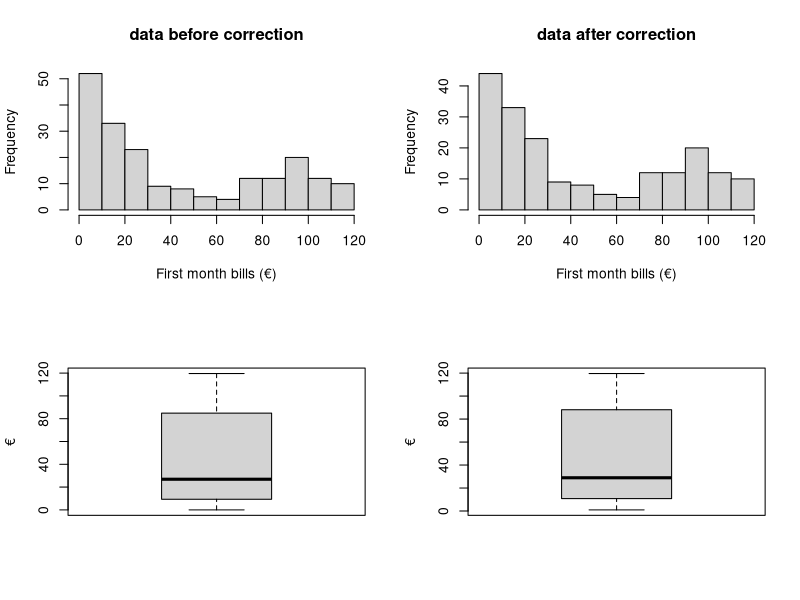
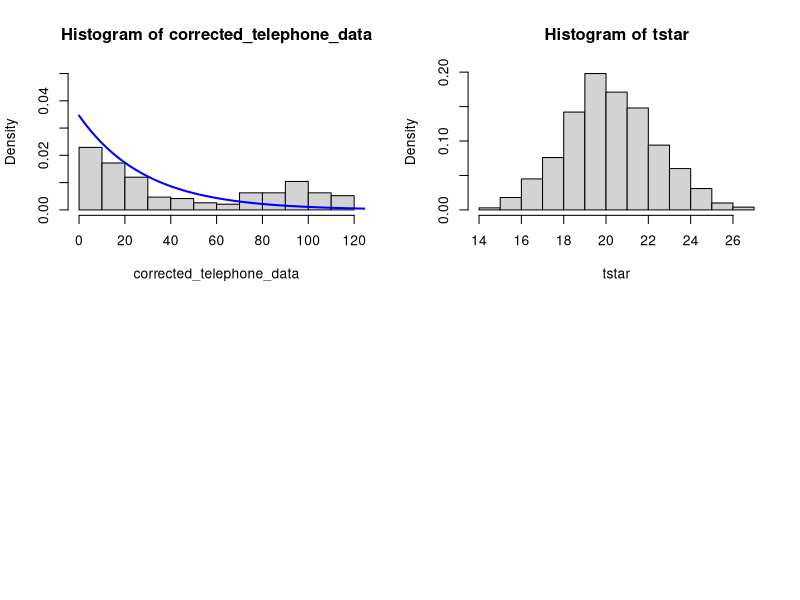

These figures' R source, in order: (Note: this script raises an error after producing the figures.)
## ---- chunk 1
knitr::opts_chunk$set(echo = TRUE)
## ---- chunk 2
telephone_data = read.table("telephone.txt",header=TRUE)

# sorted data
sort(telephone_data$Bills)
## ---- chunk 3
# row_sub = apply(dd, 1, function(row) all(row !=0 ))
corrected_telephone_data = telephone_data[apply(telephone_data, 1, function(row) all(row !=0 )), ]

par(mfrow=c(2,2))
hist(telephone_data$Bills, xlab = "First month bills (€)", main = "data before correction")
hist(corrected_telephone_data, xlab = "First month bills (€)", main = "data after correction")
boxplot(telephone_data$Bills, ylab = "€")
boxplot(corrected_telephone_data, ylab = "€")
## ---- chunk 4
test_statistic = median(corrected_telephone_data)
lamb = 1/test_statistic

hist(corrected_telephone_data, prob=T, ylim = c(0,0.05))
x = seq(0, length(corrected_telephone_data),length=1000)
f = lamb*exp(-lamb*x )
lines(x,f,col="blue",lwd=2)
## ---- chunk 5
t = median(corrected_telephone_data)
B=1000
tstar=numeric(B)
n=length(corrected_telephone_data)
for (i in 1:B){
  xstar=rexp(n, lamb)
  tstar[i]=median(xstar)}
  hist(tstar,prob=T)
  
p_left=sum(tstar<t)/B
p_right=sum(tstar>t)/B
p=2*min(pl,pr)
pl;pr;p
## ---- chunk 6
B=5000
Tstar=numeric(B)
T1 = median(corrected_telephone_data)

for(i in 1:B) {
  Xstar=sample(corrected_telephone_data,replace=TRUE)
  Tstar[i]=median(Xstar) }

Tstar05=quantile(Tstar,0.05)
Tstar95=quantile(Tstar,0.95)
sum(Tstar<Tstar05)
c(2*T1-Tstar95,2*T1-Tstar05)
## ---- chunk 7
hist(Tstar, prob=T)
## ---- chunk 8
shapiro.test(Tstar)

mean_lamb = log(2)/mean(Tstar)
mean_lamb

## ---- chunk 9

